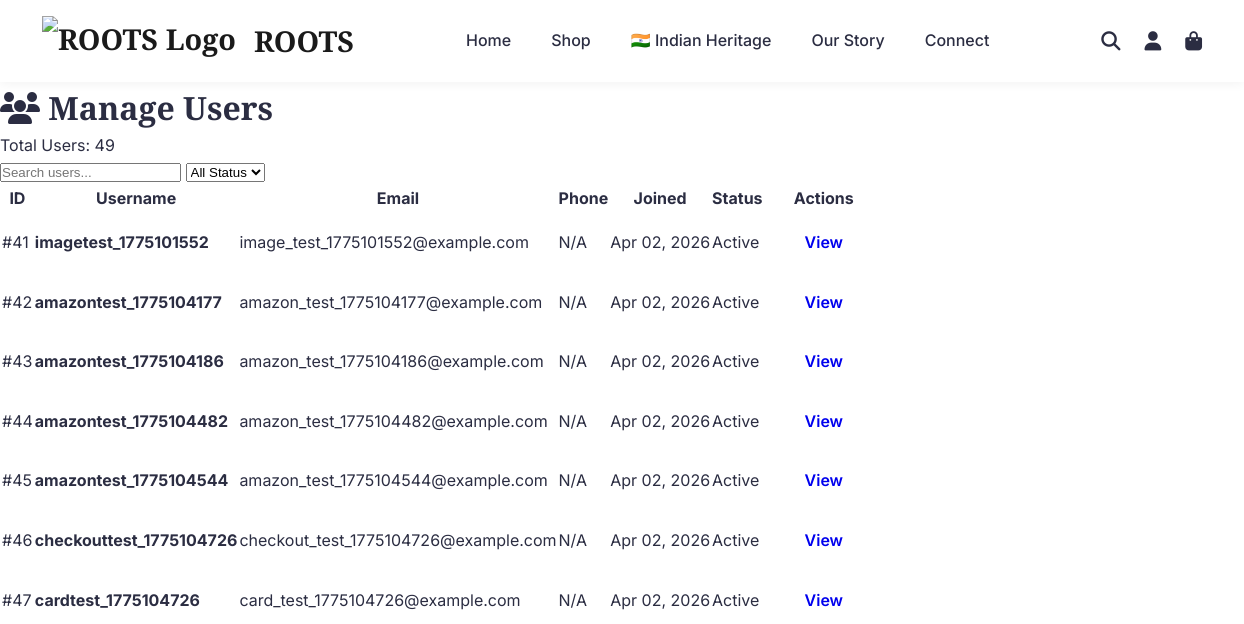
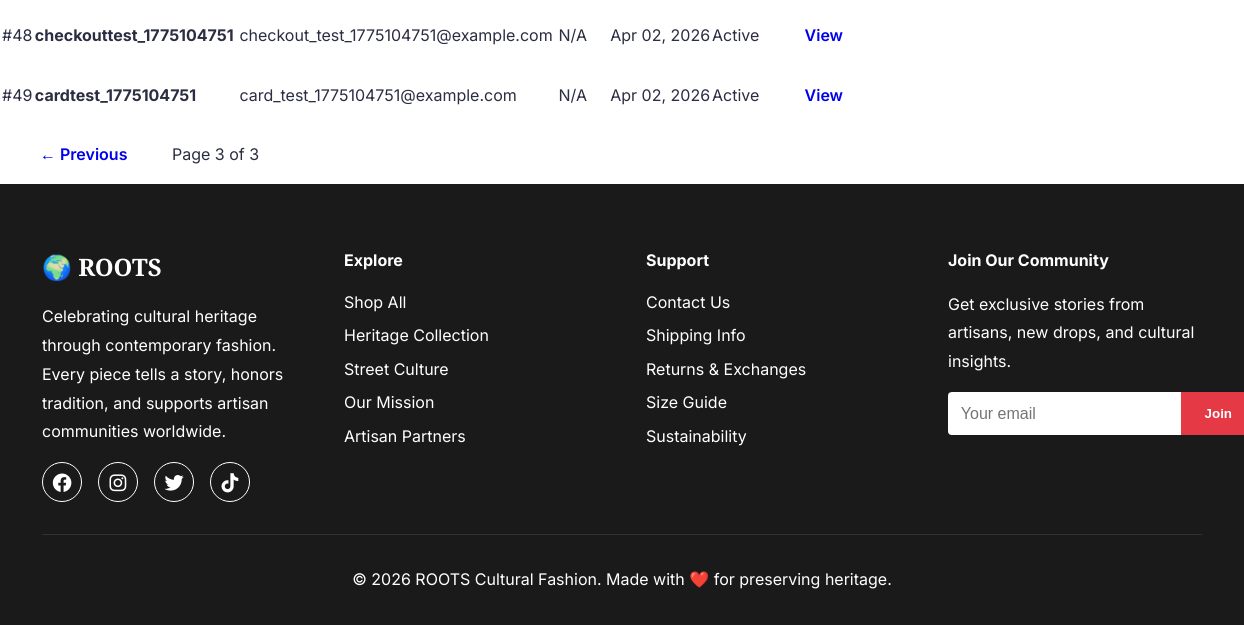
The app's page /admin/users?page=3 (signed in), older data (2 pictures, top to bottom).
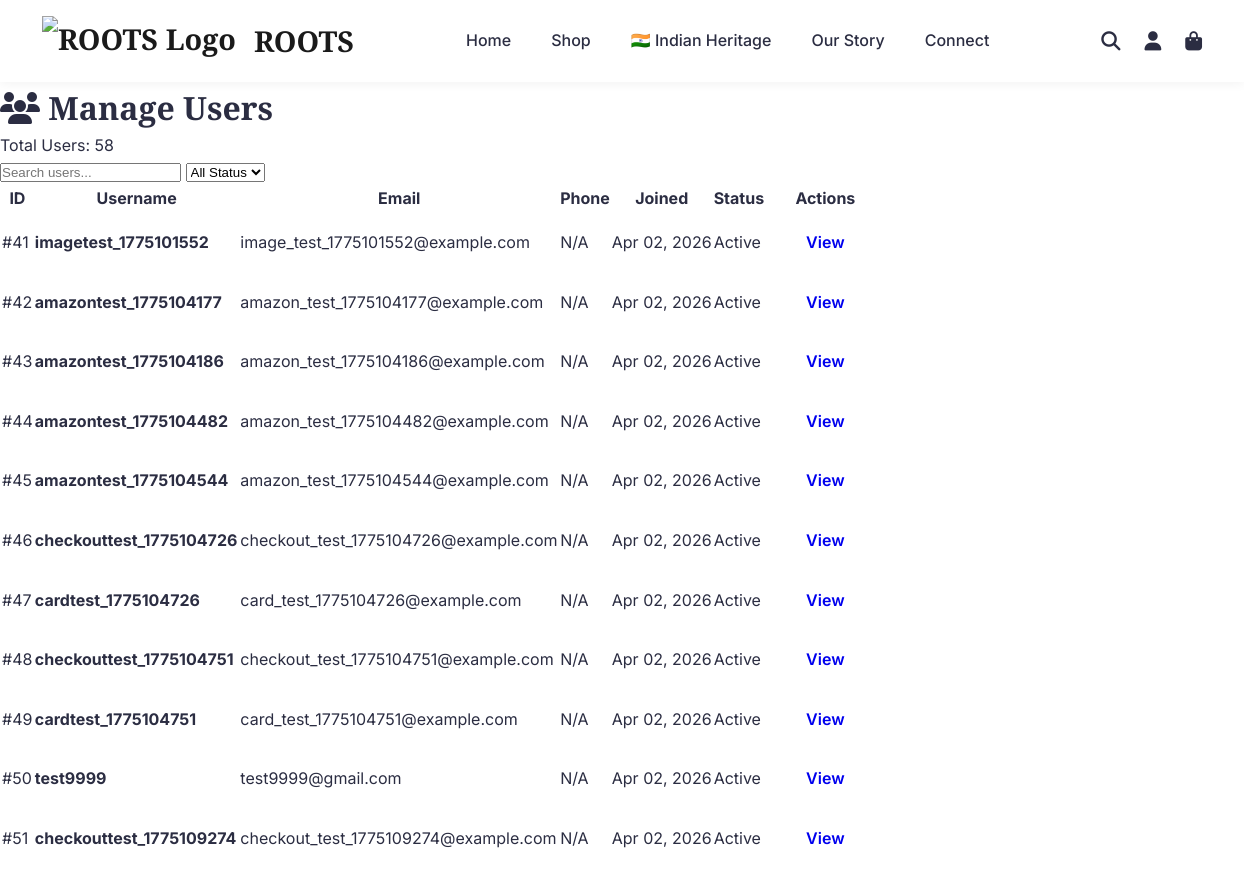
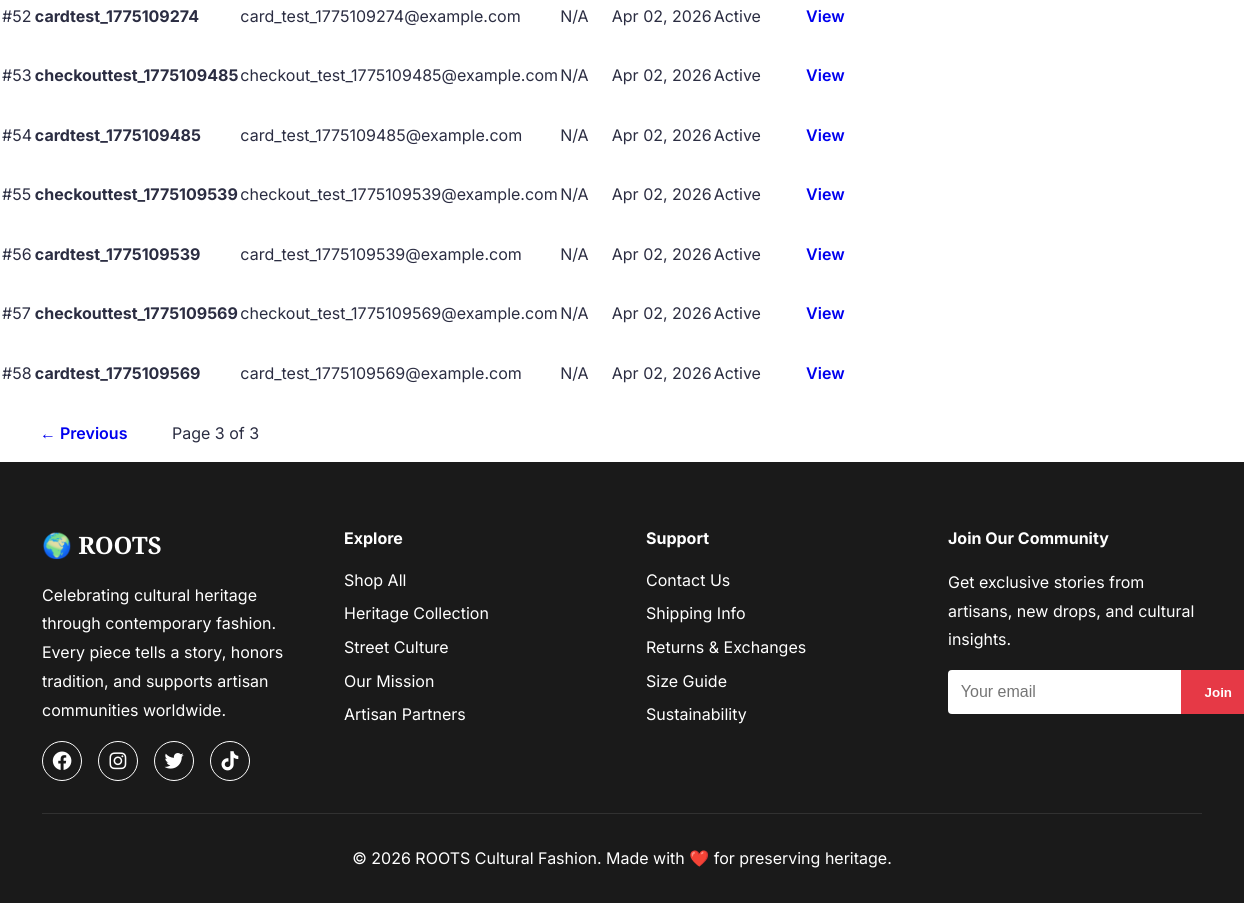
The same page, newer data (2 pictures, top to bottom).
### models/__init__.py (models this page shows, shortened)
class User(db.Model):
    __tablename__ = 'users'
    id = db.Column(db.Integer, primary_key=True)
    email = db.Column(db.String(120), unique=True, nullable=False, index=True)
    username = db.Column(db.String(80), unique=True, nullable=False, index=True)
    password_hash = db.Column(db.String(255), nullable=False)
    first_name = db.Column(db.String(50))
    last_name = db.Column(db.String(50))
    phone = db.Column(db.String(20))
    is_active = db.Column(db.Boolean, default=True)
    is_verified = db.Column(db.Boolean, default=False)
    created_at = db.Column(db.DateTime, default=lambda: datetime.now(timezone.utc))
    updated_at = db.Column(db.DateTime, default=lambda: datetime.now(timezone.utc),
                          onupdate=lambda: datetime.now(timezone.utc))
    last_login = db.Column(db.DateTime)
    orders = db.relationship('Order', backref='user', lazy='dynamic')
    addresses = db.relationship('Address', backref='user', lazy='dynamic')

### controllers/admin_controller.py (the view)
@admin_bp.route('/users')
@admin_required
def users():
    page = request.args.get('page', 1, type=int)
    users_pagination = admin_service.get_all_users(page=page, per_page=20)
    return render_template('admin/users.html', users=users_pagination)

### app.py (called while the page is built)
@app.after_request
def add_cache_headers(response):
    if request.path.startswith('/static/'):
        response.cache_control.max_age = 2592000
        response.cache_control.public = True
    elif request.endpoint in ['home', 'shop', 'about', 'contact', 'indian_heritage', 'design_gallery']:
        response.cache_control.max_age = 3600
        response.cache_control.public = True
    return response

@app.before_request
def redirect_to_custom_domain():
    if env == 'production':
        if 'indian-heritage-fashion.onrender.com' in request.url:
            new_url = request.url.replace('indian-heritage-fashion.onrender.com', 'www.rootsfashion.in')
            return redirect(new_url, code=301)

@app.context_processor
def inject_now():
    return {'now': datetime.now(timezone.utc)}

@app.context_processor
def inject_user():
    try:
        user_info = {
            'is_authenticated': 'user_id' in session,
            'is_admin': 'admin_id' in session,
            'username': session.get('username') or session.get('admin_username'),
            'user_id': session.get('user_id'),
            'admin_id': session.get('admin_id')
        }
    except RuntimeError:
        user_info = {
            'is_authenticated': False,
            'is_admin': False,
            'username': None,
            'user_id': None,
            'admin_id': None
        }
    return {'current_user': user_info}

### repositories/__init__.py (called while the page is built)
    @staticmethod
    def find_all(page: int = 1, per_page: int = 20) -> List[User]:
        return User.query.paginate(page=page, per_page=per_page, error_out=False)

### services/__init__.py (called while the page is built)
    def get_all_users(self, page: int = 1, per_page: int = 20):
        return self.user_repo.find_all(page, per_page)

### templates/admin/users.html (shortened to what this page needs)
{% extends "base.html" %}
{% block content %}
<div class="admin-container">
    <div class="admin-header">
        <h1><i class="fas fa-users"></i> Manage Users</h1>
        <p>Total Users: {{ users.total }}</p>
    </div>
    <div class="admin-content">
        <div class="search-bar">
            <input type="text" placeholder="Search users..." id="searchUsers">
            <select id="filterStatus">
                <option value="">All Status</option>
            </select>
        </div>
        <table class="admin-table">
            <thead>
                <tr>
                    <th>ID</th>
                    <th>Username</th>
                    <th>Email</th>
                    <th>Phone</th>
                    <th>Joined</th>
                    <th>Status</th>
                    <th>Actions</th>
                </tr>
            </thead>
            <tbody>
                {% for user in users.items %}
                <tr>
                    <td>#{{ user.id }}</td>
                    <td><strong>{{ user.username }}</strong></td>
                    <td>{{ user.email }}</td>
                    <td>{{ user.phone or 'N/A' }}</td>
                    <td>{{ user.created_at.strftime('%b %d, %Y') }}</td>
                    <td>
                        {% if user.is_active %}
                            <span class="badge badge-success">Active</span>
                        {% else %}
                            <span class="badge badge-danger">Inactive</span>
                        {% endif %}
                    </td>
                    <td>
                        <a href="{{ url_for('admin.user_detail', user_id=user.id) }}" class="btn btn-sm btn-info">View</a>
                    </td>
                </tr>
                {% endfor %}
            </tbody>
        </table>
        <div class="pagination">
            {% if users.has_prev %}
                <a href="{{ url_for('admin.users', page=users.prev_num) }}" class="btn btn-sm">← Previous</a>
            {% endif %}
            <span class="page-info">Page {{ users.page }} of {{ users.pages }}</span>
        </div>
    </div>
</div>
{% endblock %}

### templates/base.html (shortened to what this page needs)
<!DOCTYPE html>
<html lang="en">
<head>
    <link rel="stylesheet" href="{{ url_for('static', filename='css/style.css') }}">
    <link rel="stylesheet" href="https://cdnjs.cloudflare.com/ajax/libs/font-awesome/6.4.0/css/all.min.css">
</head>
<body>
    <nav class="navbar">
        <div class="container">
            <div class="nav-brand">
                <a href="/">
                    <img src="{{ url_for('static', filename='images/mockups/Roots_logo.jpg') }}" alt="ROOTS Logo" style="height: 50px; width: auto; margin-right: 10px;">
                    <span class="brand-text">ROOTS</span>
                </a>
            </div>
            <ul class="nav-menu">
                <li><a href="/">Home</a></li>
                <li><a href="/shop">Shop</a></li>
                <li><a href="/indian-heritage">🇮🇳 Indian Heritage</a></li>
                <li><a href="/about">Our Story</a></li>
                <li><a href="/contact">Connect</a></li>
            </ul>
            <div class="nav-icons">
                <a href="#" title="Search"><i class="fas fa-search"></i></a>
                <div class="user-dropdown">
                    <a href="#" class="user-icon" title="Account">
                        <i class="fas fa-user"></i>
                    </a>
                </div>
                {% if current_user.is_authenticated %}
                <a href="{{ url_for('cart.view_cart') }}" title="Shopping Cart" class="cart-icon">
                    <i class="fas fa-shopping-bag"></i>
                    <span class="cart-badge" id="cartBadge">0</span>
                </a>
                {% else %}
                <a href="{{ url_for('auth.login') }}" title="Login to Shop" class="cart-icon">
                    <i class="fas fa-shopping-bag"></i>
                </a>
                {% endif %}
            </div>
        </div>
    </nav>
    <main>
        {% block content %}{% endblock %}
    </main>
    <footer class="footer">
        <div class="container">
            <div class="footer-content">
                <div class="footer-section">
                    <h3>🌍 ROOTS</h3>
                    <p>Celebrating cultural heritage through contemporary fashion. Every piece tells a story, honors tradition, and supports artisan communities worldwide.</p>
                    <div class="social-links">
                        <a href="#" aria-label="Facebook"><i class="fab fa-facebook"></i></a>
                        <a href="#" aria-label="Instagram"><i class="fab fa-instagram"></i></a>
                        <a href="#" aria-label="Twitter"><i class="fab fa-twitter"></i></a>
                        <a href="#" aria-label="TikTok"><i class="fab fa-tiktok"></i></a>
                    </div>
                </div>
                <div class="footer-section">
                    <h4>Explore</h4>
                    <ul>
                        <li><a href="/shop">Shop All</a></li>
                        <li><a href="/shop?category=heritage">Heritage Collection</a></li>
                        <li><a href="/shop?category=streetwear">Street Culture</a></li>
                        <li><a href="/about">Our Mission</a></li>
                        <li><a href="#">Artisan Partners</a></li>
                    </ul>
                </div>
                <div class="footer-section">
                    <h4>Support</h4>
                    <ul>
                        <li><a href="/contact">Contact Us</a></li>
                        <li><a href="#">Shipping Info</a></li>
                        <li><a href="#">Returns & Exchanges</a></li>
                        <li><a href="#">Size Guide</a></li>
                        <li><a href="#">Sustainability</a></li>
                    </ul>
                </div>
                <div class="footer-section">
                    <h4>Join Our Community</h4>
                    <p>Get exclusive stories from artisans, new drops, and cultural insights.</p>
                    <form class="newsletter-form" id="newsletterForm">
                        <input type="email" placeholder="Your email" id="newsletterEmail" required>
                        <button type="submit">Join</button>
                    </form>
                </div>
            </div>
            <div class="footer-bottom">
                <p>&copy; 2026 ROOTS Cultural Fashion. Made with ❤️ for preserving heritage.</p>
            </div>
        </div>
    </footer>
</body>
</html>

### static/css/style.css (style rules this page uses)
* { margin: 0; padding: 0; box-sizing: border-box; }
:root { --primary-color: #1a1a1a; --secondary-color: #e63946; --accent-color: #f4a261; --text-color: #2b2d42; --light-bg: #fefae0; --white: #ffffff; --gray: #8d99ae; --border-color: #edf2f4; }
body { font-family: 'Inter', 'Segoe UI', sans-serif; line-height: 1.6; color: var(--text-color); }
h1, h2, h3 { font-family: 'Playfair Display', serif; }
.container { max-width: 1200px; margin: 0 auto; padding: 0 20px; }
.navbar { background: var(--white); padding: 1rem 0; box-shadow: 0 2px 10px rgba(0,0,0,0.05); position: sticky; top: 0; z-index: 1000; }
.navbar .container { display: flex; justify-content: space-between; align-items: center; }
.nav-brand a { display: flex; align-items: center; gap: 0.5rem; font-size: 1.8rem; font-weight: bold; color: var(--primary-color); text-decoration: none; font-family: 'Playfair Display', serif; }
.nav-menu { display: flex; list-style: none; gap: 2.5rem; }
.nav-menu a { color: var(--text-color); text-decoration: none; font-weight: 500; transition: color 0.3s; position: relative; }
.nav-menu a::after { content: ''; position: absolute; bottom: -5px; left: 0; width: 0; height: 2px; background: var(--secondary-color); transition: width 0.3s; }
.nav-icons { display: flex; gap: 1.5rem; }
.nav-icons a { color: var(--text-color); font-size: 1.2rem; transition: color 0.3s; }
.user-dropdown { position: relative; }
.user-icon { position: relative; cursor: pointer; }
.cart-icon { position: relative; }
.btn { display: inline-block; padding: 1rem 2.5rem; text-decoration: none; border: none; cursor: pointer; font-size: 1rem; transition: all 0.3s; font-weight: 600; border-radius: 4px; }
.footer { background: var(--primary-color); color: var(--white); padding: 4rem 0 2rem; }
.footer-content { display: grid; grid-template-columns: repeat(auto-fit, minmax(250px, 1fr)); gap: 3rem; margin-bottom: 2rem; }
.footer-section h3 { font-size: 1.5rem; margin-bottom: 1rem; }
.footer-section h4 { margin-bottom: 1rem; }
.footer-section p { margin-bottom: 1rem; line-height: 1.8; }
.footer-section ul { list-style: none; }
.footer-section ul li { margin-bottom: 0.5rem; }
.footer-section a { color: var(--white); text-decoration: none; transition: color 0.3s; }
.social-links { display: flex; gap: 1rem; margin-top: 1rem; }
.social-links a { width: 40px; height: 40px; border: 1px solid var(--white); display: flex; align-items: center; justify-content: center; border-radius: 50%; font-size: 1.2rem; transition: all 0.3s; }
.newsletter-form { display: flex; margin-top: 1rem; }
.newsletter-form input { flex: 1; padding: 0.8rem; border: none; font-size: 1rem; border-radius: 4px 0 0 4px; }
.newsletter-form button { padding: 0.8rem 1.5rem; background: var(--secondary-color); color: var(--white); border: none; cursor: pointer; font-weight: 600; transition: background 0.3s; border-radius: 0 4px 4px 0; }
.footer-bottom { text-align: center; padding-top: 2rem; border-top: 1px solid rgba(255,255,255,0.1); }

Row changes from the older to the newer data that the page shows:
added User: id "50", username "test9999", email "test9999@gmail.com", phone "N/A", created_at "Apr 02, 2026", is_active "Active"
added User: id "51", username "checkouttest_1775109274", email "checkout_test_1775109274@example.com", phone "N/A", created_at "Apr 02, 2026", is_active "Active"
added User: id "52", username "cardtest_1775109274", email "card_test_1775109274@example.com", phone "N/A", created_at "Apr 02, 2026", is_active "Active"
added User: id "53", username "checkouttest_1775109485", email "checkout_test_1775109485@example.com", phone "N/A", created_at "Apr 02, 2026", is_active "Active"
added User: id "54", username "cardtest_1775109485", email "card_test_1775109485@example.com", phone "N/A", created_at "Apr 02, 2026", is_active "Active"
added User: id "55", username "checkouttest_1775109539", email "checkout_test_1775109539@example.com", phone "N/A", created_at "Apr 02, 2026", is_active "Active"
added User: id "56", username "cardtest_1775109539", email "card_test_1775109539@example.com", phone "N/A", created_at "Apr 02, 2026", is_active "Active"
added User: id "57", username "checkouttest_1775109569", email "checkout_test_1775109569@example.com", phone "N/A", created_at "Apr 02, 2026", is_active "Active"
added User: id "58", username "cardtest_1775109569", email "card_test_1775109569@example.com", phone "N/A", created_at "Apr 02, 2026", is_active "Active"
Text that changed along with them:
{{ users.total }}: "49" → "58"
